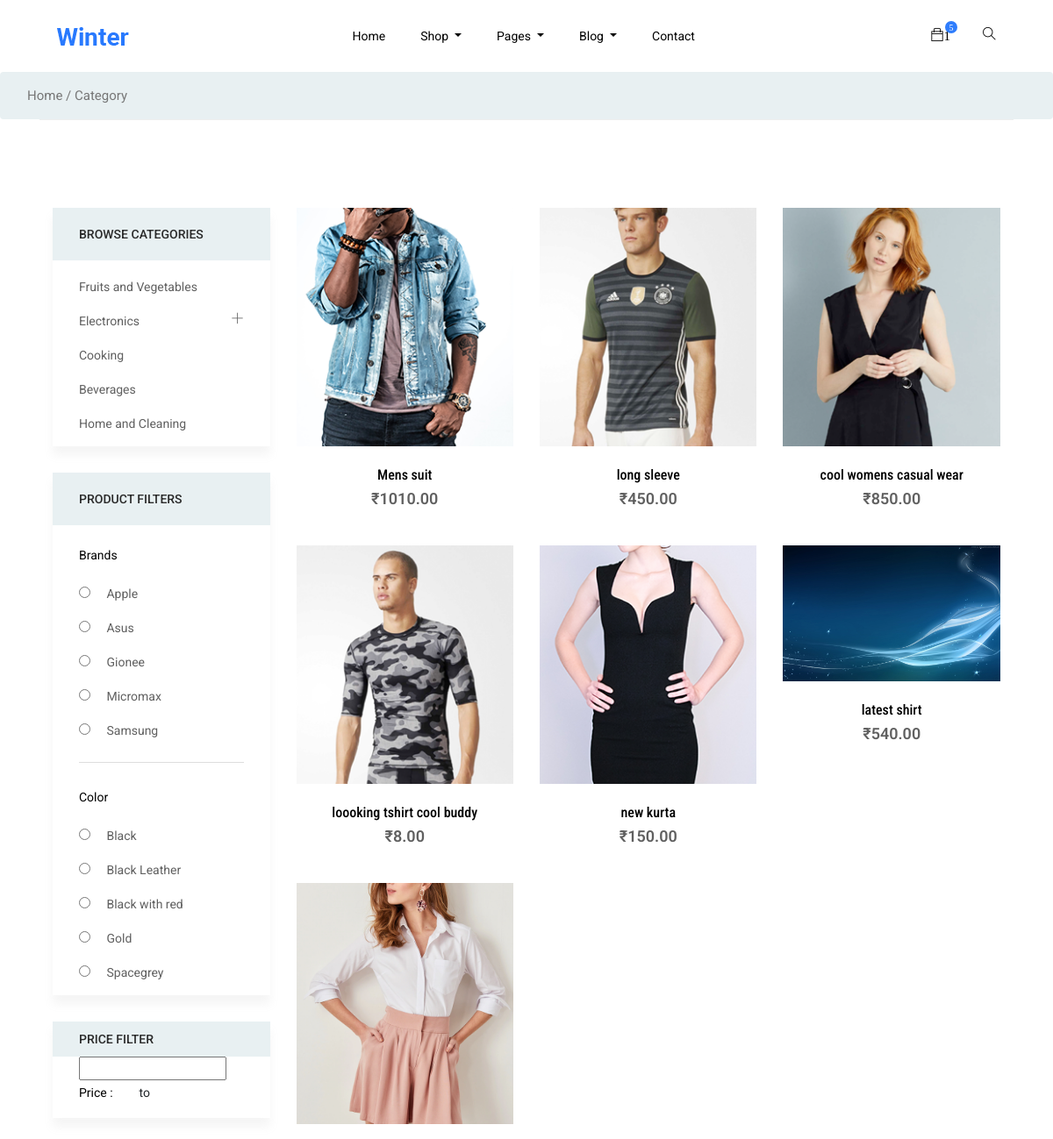
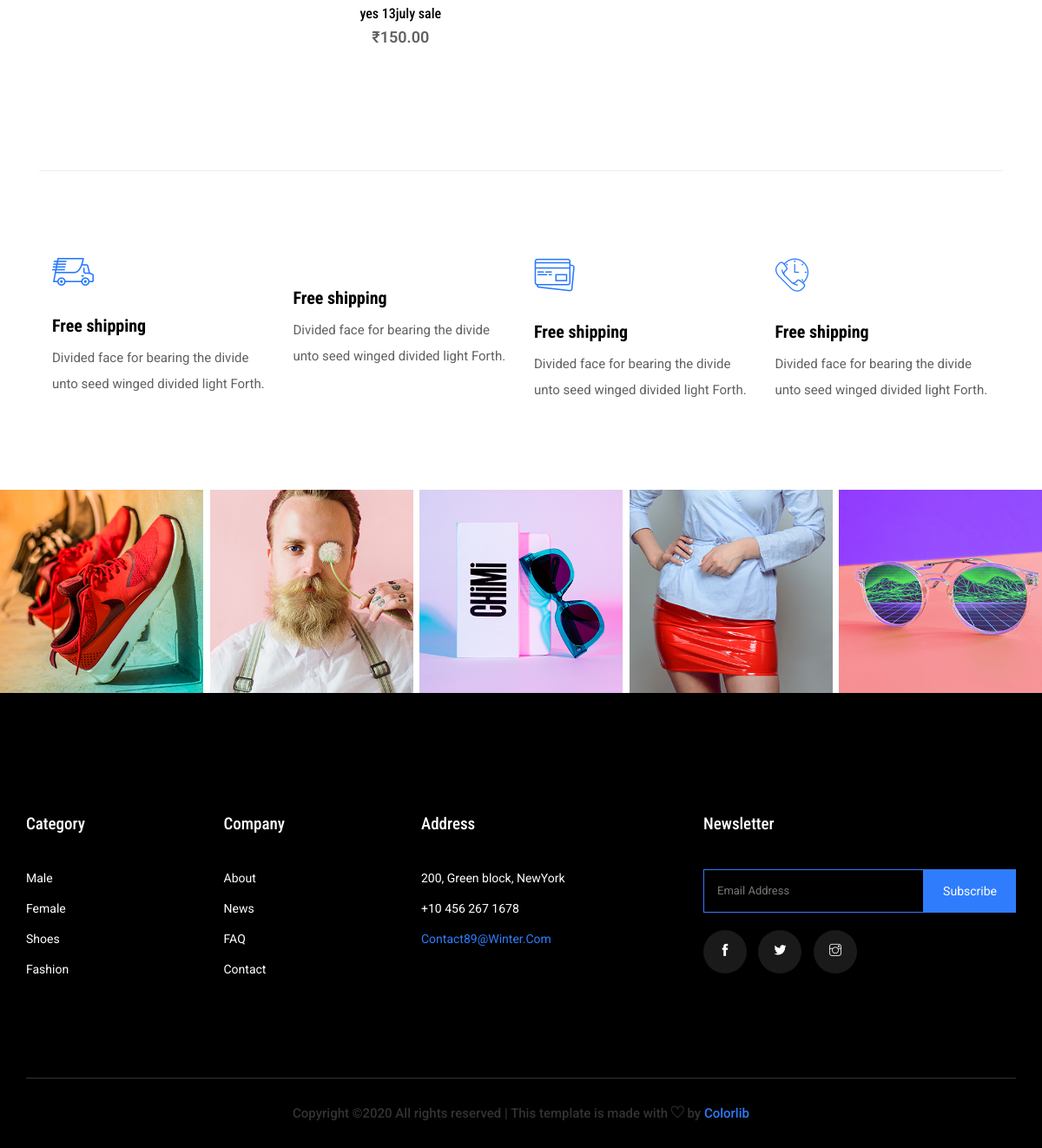
The app's page /store with its own data (2 pictures, top to bottom).
### store/models.py (models this page shows, shortened)
class Product(models.Model):
    name = models.CharField(max_length=100)
    price = models.FloatField(max_length=10)
    description = models.CharField(max_length=100)
    availability= models.BooleanField(default=True)
    category = models.ManyToManyField(ProductCategory)
    image = models.ImageField(null=True,blank=True)
    digital = models.BooleanField(default=False,null=True,blank=True)
    @property
    def ImageUrl(self):
        try :
            url = self.image.url
        except:
            url = ''
        return url
    def get_absolute_url(self):
        return reverse('store:itemDetailView', kwargs={"pk": self.pk})

### store/views.py (the view)
# urls.py: path('',include('store.urls'),name='store'),
def store(request):
    product_list = Product.objects.all()
    if request.user.is_authenticated:
        customer = request.user.customer
        order, created = Order.objects.get_or_create(customer = customer , complete= False)
        items = order.orderitem_set.all()
        cartItems = order.get_cart_items
    else :
        items = []
        order = {'get_cart_total':0,
                'get_cart_items' :1
                }
        cartItems = order['get_cart_items']
    context = {
        'products' : product_list,
        'cartItems':cartItems
    }
    return render(request,'category.html' , context)

### templates/category.html (shortened to what this page needs)
{% extends 'base.html' %}
{% load static %}
{% block content %}
<body >
    <section class="breadcrumb breadcrumb_bg">
        <div class="container">
            <div class="row justify-content-center">
                <div class="col-lg-12">
                    <div class="breadcrumb_iner">
                        <div class="breadcrumb_iner_item">
                            <p>Home / Category</p>
                        </div>
                    </div>
                </div>
            </div>
        </div>
    </section>
    <section class="cat_product_area section_padding border_top">
        <div class="container">
            <div class="row">
                <div class="col-lg-3">
                    <div class="left_sidebar_area">
                        <aside class="left_widgets p_filter_widgets sidebar_box_shadow">
                            <div class="l_w_title">
                                <h3>Browse Categories</h3>
                            </div>
                            <div class="widgets_inner">
                                <ul class="list">
                                    <li>
                                        <a href="#">Fruits and Vegetables</a>
                                    </li>
                                    <li class="sub-menu">
                                        <a href="#Electronics" class=" d-flex justify-content-between">
                                            Electronics
                                            <div class="right ti-plus"></div>
                                        </a>
                                    </li>
                                    <li>
                                        <a href="#">Cooking</a>
                                    </li>
                                    <li>
                                        <a href="#">Beverages</a>
                                    </li>
                                    <li>
                                        <a href="#">Home and Cleaning</a>
                                    </li>
                                </ul>
                            </div>
                        </aside>
                        <aside class="left_widgets p_filter_widgets sidebar_box_shadow">
                            <div class="l_w_title">
                                <h3>Product filters</h3>
                            </div>
                            <div class="widgets_inner">
                                <ul class="list">
                                    <p>Brands</p>
                                    <li>
                                        <input type="radio" aria-label="Radio button for following text input">
                                        <a href="#">Apple</a>
                                    </li>
                                    <li>
                                        <input type="radio" aria-label="Radio button for following text input">
                                        <a href="#">Asus</a>
                                    </li>
                                    <li class="active">
                                        <input type="radio" aria-label="Radio button for following text input">
                                        <a href="#">Gionee</a>
                                    </li>
                                    <li>
                                        <input type="radio" aria-label="Radio button for following text input">
                                        <a href="#">Micromax</a>
                                    </li>
                                    <li>
                                        <input type="radio" aria-label="Radio button for following text input">
                                        <a href="#">Samsung</a>
                                    </li>
                                </ul>
                                <ul class="list">
                                    <p>color</p>
                                    <li>
                                        <input type="radio" aria-label="Radio button for following text input">
                                        <a href="#">Black</a>
                                    </li>
                                    <li>
                                        <input type="radio" aria-label="Radio button for following text input">
                                        <a href="#">Black Leather</a>
                                    </li>
                                    <li>
                                        <input type="radio" aria-label="Radio button for following text input">
                                        <a href="#">Black with red</a>
                                    </li>
                                    <li>
                                        <input type="radio" aria-label="Radio button for following text input">
                                        <a href="#">Gold</a>
                                    </li>
                                    <li>
                                        <input type="radio" aria-label="Radio button for following text input">
                                        <a href="#">Spacegrey</a>
                                    </li>
                                </ul>
                            </div>
                        </aside>
                        <aside class="left_widgets p_filter_widgets price_rangs_aside sidebar_box_shadow">
                            <div class="l_w_title">
                                <h3>Price Filter</h3>
                            </div>
                            <div class="widgets_inner">
                                <div class="range_item">
                                    <input type="text" class="js-range-slider" value="" />
                                    <div class="d-flex align-items-center">
                                        <div class="price_text">
                                            <p>Price :</p>
                                        </div>
                                        <div class="price_value d-flex justify-content-center">
                                            <input type="text" class="js-input-from"  readonly />
                                            <span>to</span>
                                            <input type="text" class="js-input-to"  readonly />
                                        </div>
                                    </div>
                                </div>
                            </div>
                        </aside>
                    </div>
                </div>
                <div class="col-lg-9">
                    <div class="row">
                    {% for product in products %}
                        <div class="col-lg-4 col-sm-6">
                            <div class="single_category_product">
                                <div class="single_category_img">
                                    <img src="{{ product.ImageUrl }}" alt="">
                                    <div class="category_product_text">
                                        <a href="{{ product.get_absolute_url }}"><h5>{{ product.name }}</h5></a>
                                        <p>₹{{ product.price | floatformat:2 }}</p>
                                    </div>
                                </div>
                            </div>
                        </div>
                        {% endfor %}
                    </div>
                </div>
            </div>
        </div>
    </section>
    <section class="shipping_details section_padding border_top">
        <div class="container">
            <div class="row">
                <div class="col-lg-3 col-sm-6">
                    <div class="single_shopping_details">
                        <img src="{% static 'img/icon/icon_1.png" alt="">
                        <h4>Free shipping</h4>
                        <p>Divided face for bearing the divide unto seed winged divided light Forth.</p>
                    </div>
                </div>
                <div class="col-lg-3 col-sm-6">
                    <div class="single_shopping_details">
                        <h4>Free shipping</h4>
                        <p>Divided face for bearing the divide unto seed winged divided light Forth.</p>
                    </div>
                </div>
                <div class="col-lg-3 col-sm-6">
                    <div class="single_shopping_details">
                        <img src="{% static 'img/icon/icon_3.png' %}" alt="">
                        <h4>Free shipping</h4>
                        <p>Divided face for bearing the divide unto seed winged divided light Forth.</p>
                    </div>
                </div>
                <div class="col-lg-3 col-sm-6">
                    <div class="single_shopping_details">
                        <img src="{% static 'img/icon/icon_4.png' %}" alt="">
                        <h4>Free shipping</h4>
                        <p>Divided face for bearing the divide unto seed winged divided light Forth.</p>
                    </div>
                </div>
            </div>
        </div>
    </section>
{% endblock content %}

### records on screen
Product: ImageUrl (picture), name "Mens suit", price "1010.00"
Product: ImageUrl (picture), name "long sleeve", price "450.00"
Product: ImageUrl (picture), name "cool womens casual wear", price "850.00"
Product: ImageUrl (picture), name "loooking tshirt cool buddy", price "8.00"
Product: ImageUrl (picture), name "new kurta", price "150.00"
Product: ImageUrl (picture), name "latest shirt", price "540.00"
Product: ImageUrl (picture), name "yes 13july sale", price "150.00"

### other values on screen
{{ cartItems }} "1"
